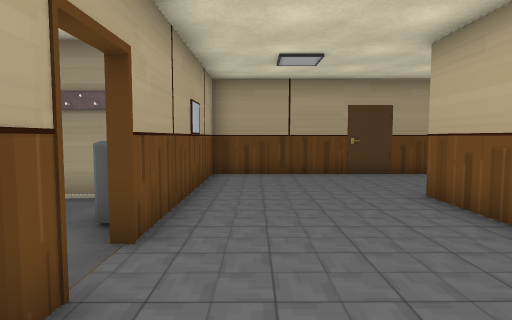
View 1 (above)

22 first-person views from a walk through a 3-D level made in the Unity game engine. The camera is 1.2 m above the floor, tilts 4° down and sees 75° across. Doors are open. The floor is counted in squares, 1 m on a side. Each view is taken from the middle of a square. On the plan, view 1 faces up. The plan holds only what a view shows up to about 14 squares ahead; the rest is blank. The place goes on beyond the plan. The player character is not drawn. Some animated figures are left out. Some surface patterns are stand-ins.

View 2
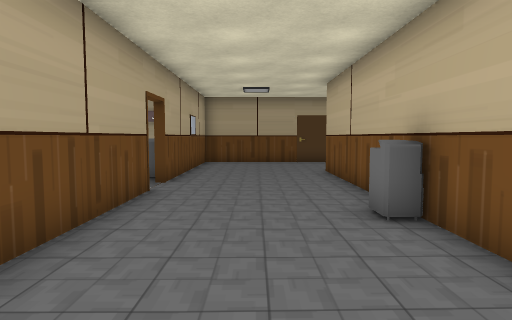

View 3
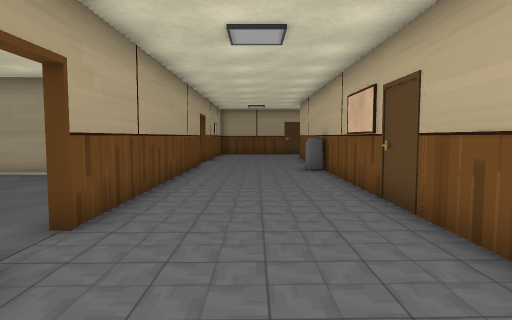

View 4
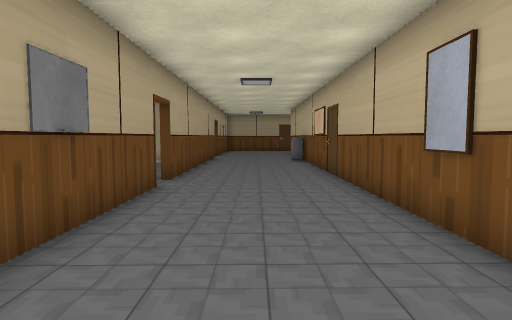

View 5
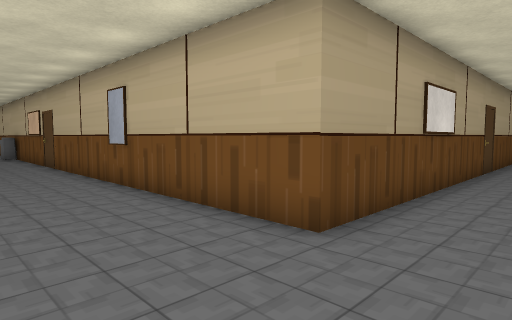

View 6
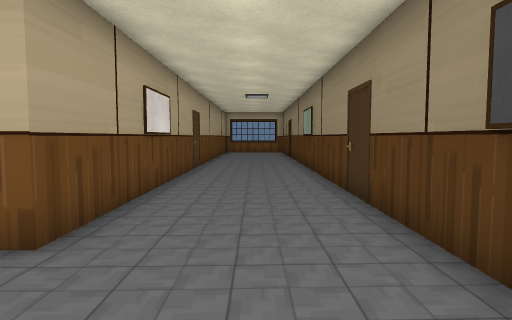

View 7
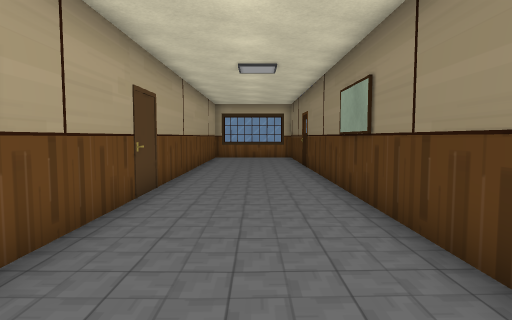

View 8
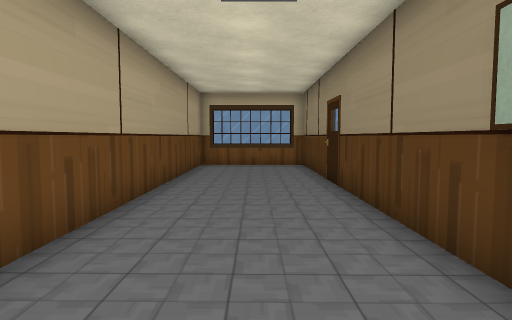

View 9
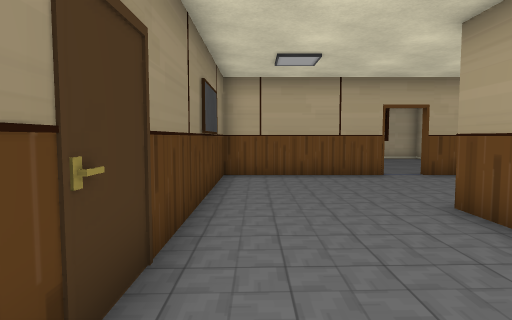

View 10
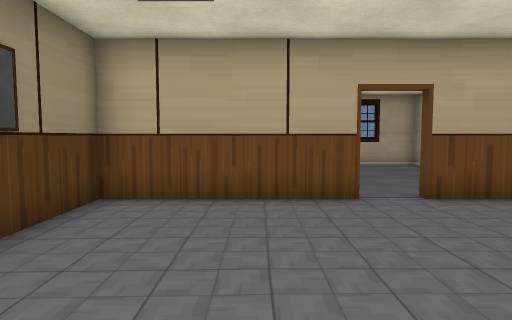

View 11
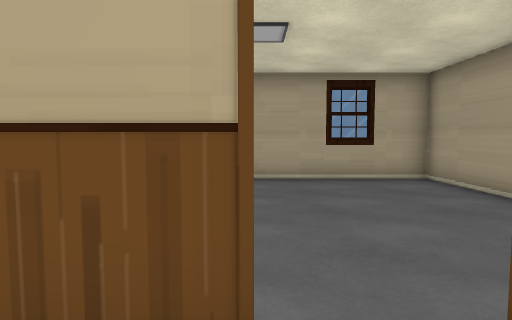

View 12
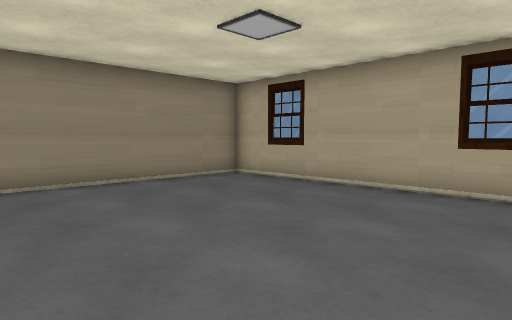

View 13
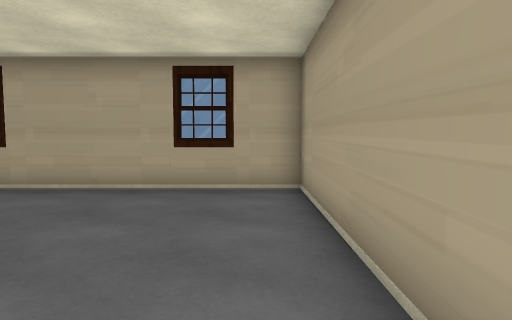

View 14
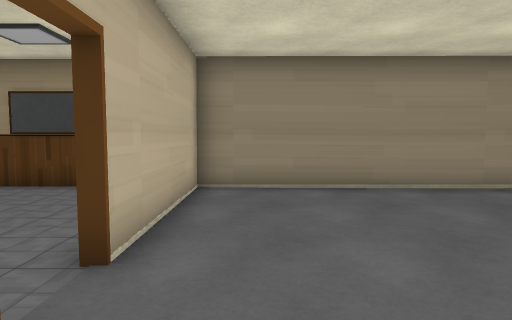

View 15
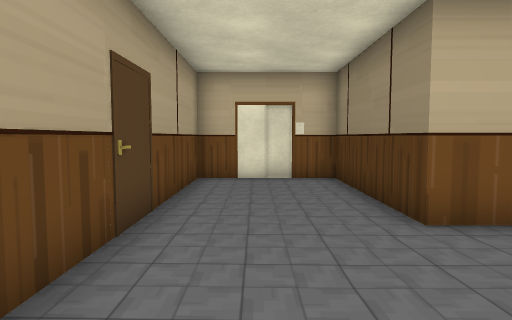

View 16
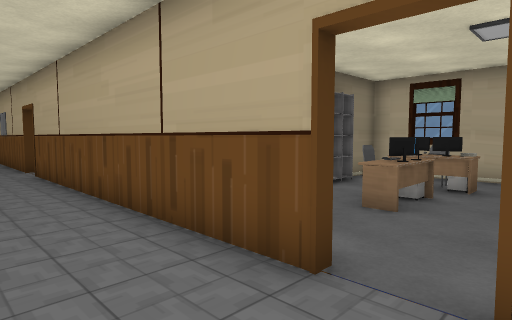

View 17
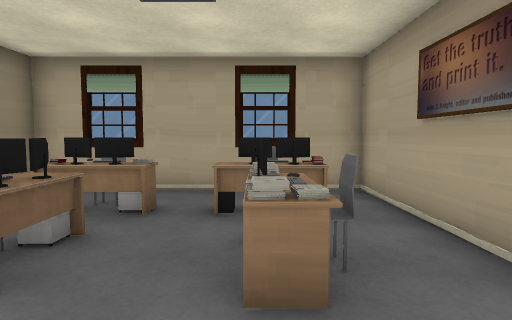

View 18
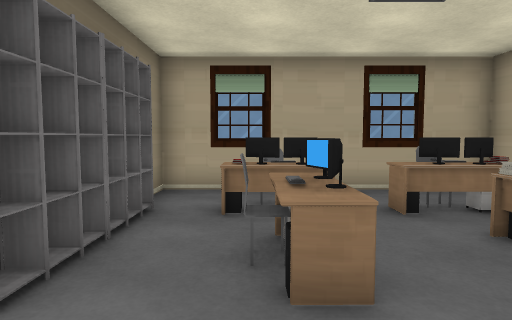

View 19
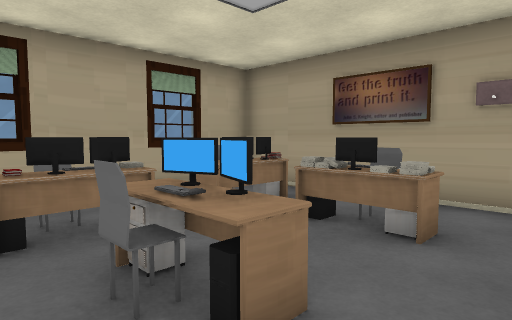

View 20
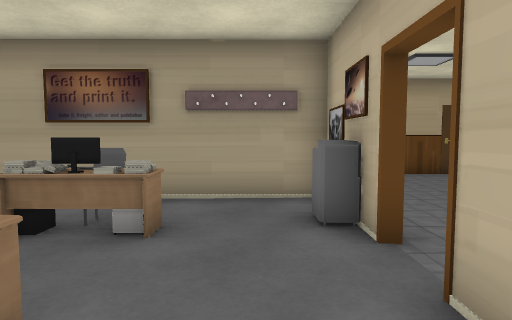

View 21
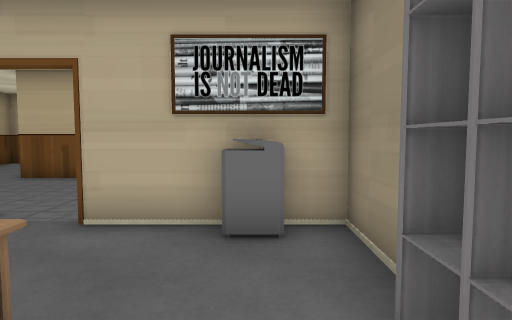

View 22
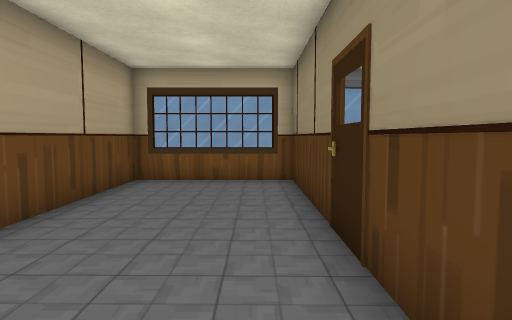

### Floor plan
Ten units are one square. View 1 is at (0, 0); x grows to the right and y downward. Boxes are objects, and circles mark ways between rooms. Rooms are numbered by the first view taken in them; rooms with no view inside come last. Other rooms are left out.
<svg viewBox="-104 -112 361 347">
<path fill="none" stroke="#000" d="M-14 90 -14 167M-14 180 -14 230 252 230 252 187 35 187 35 -67 86 -67 86 -107 -14 -107 -14 -101M-14 -24 -14 79M-14 -78 -14 -36M-14 167 -18 167M-32 129 -99 129 -99 228 -16 228 -16 180 -14 180M-54 -65 -99 -65 -99 12 -85 12M-78 8 -41 8M-16 -36 -16 -43M-12 -23 -17 -23M-32 12 -16 12 -16 -24 -14 -24"/>
<rect x="25" y="125" width="10" height="10" fill="#bbb"><title>other object</title></rect>
<rect x="25" y="-5" width="10" height="10" fill="#bbb"><title>other object</title></rect>
<rect x="-85" y="-15" width="10" height="10" fill="#bbb"><title>other object</title></rect>
<rect x="-85" y="-25" width="10" height="10" fill="#bbb"><title>other object</title></rect>
<rect x="-85" y="-45" width="10" height="10" fill="#bbb"><title>other object</title></rect>
<rect x="-85" y="-55" width="10" height="10" fill="#bbb"><title>other object</title></rect>
<rect x="-75" y="-15" width="10" height="10" fill="#bbb"><title>computer</title></rect>
<rect x="-75" y="-25" width="10" height="10" fill="#bbb"><title>computer</title></rect>
<rect x="-75" y="-45" width="10" height="10" fill="#bbb"><title>computer</title></rect>
<rect x="-75" y="-55" width="10" height="10" fill="#bbb"><title>other object</title></rect>
<rect x="-75" y="-65" width="10" height="10" fill="#bbb"><title>computer</title></rect>
<rect x="-65" y="-15" width="10" height="10" fill="#bbb"><title>other object</title></rect>
<rect x="-65" y="-25" width="10" height="10" fill="#bbb"><title>computer</title></rect>
<rect x="-65" y="-45" width="10" height="10" fill="#bbb"><title>other object</title></rect>
<rect x="-55" y="-15" width="10" height="10" fill="#bbb"><title>other object</title></rect>
<rect x="-55" y="-25" width="10" height="10" fill="#bbb"><title>computer</title></rect>
<rect x="-55" y="-35" width="10" height="10" fill="#bbb"><title>computer</title></rect>
<rect x="-55" y="-45" width="10" height="10" fill="#bbb"><title>other object</title></rect>
<rect x="-55" y="-55" width="10" height="10" fill="#bbb"><title>other object</title></rect>
<rect x="-45" y="-45" width="10" height="10" fill="#bbb"><title>other object</title></rect>
<rect x="-25" y="-5" width="10" height="10" fill="#bbb"><title>other object</title></rect>
<rect x="-25" y="-55" width="10" height="10" fill="#bbb"><title>other object</title></rect>
<rect x="-25" y="-65" width="10" height="10" fill="#bbb"><title>other object</title></rect>
<circle cx="-13" cy="173" r="3" fill="#2a7"/>
<circle cx="-15" cy="-30" r="3" fill="#2a7"/>
<text x="30" y="100">1</text>
<text x="-60" y="180">2</text>
<text x="-60" y="-30">3</text>
</svg>
Room 1 opens to room 2. Room 1 opens to room 3.

Where each view was taken, in squares from view 1:
view 1: 0 up, 0 right, facing up
view 2: 5 down, 1 right, facing up
view 3: 12 down, 1 right, facing up
view 4: 17 down, 1 right, facing up
view 5: 21 down, 0 right, facing up-right
view 6: 21 down, 0 right, facing right
view 7: 21 down, 6 right, facing right
view 8: 21 down, 11 right, facing right
view 9: 22 down, 9 right, facing left
view 10: 20 down, 5 right, facing left
view 11: 18 down, 0 right, facing left
view 12: 14 down, 2 left, facing down-left
view 13: 14 down, 2 left, facing left
view 14: 15 down, 3 left, facing down
view 15: 9 up, 1 left, facing right
view 16: 4 up, 1 right, facing down-left
view 17: 4 up, 2 left, facing left
view 18: 1 up, 2 left, facing left
view 19: 0 up, 3 left, facing up-left
view 20: 0 up, 3 left, facing up
view 21: 0 up, 6 left, facing right
view 22: 22 down, 16 right, facing right
